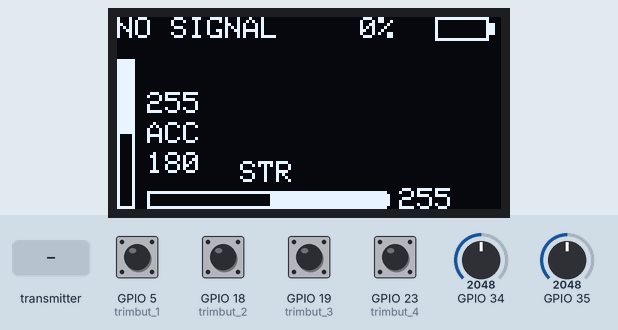
This sketch was run on a simulated ESP32. On the bench: 128×64 one-colour display. Inputs (shaded band) come from the test bench; at power-on: GPIO 5 (trimbut_1), GPIO 18 (trimbut_2), GPIO 19 (trimbut_3), GPIO 23 (trimbut_4) HIGH, GPIO 34 = 2048, GPIO 35 = 2048. The display library's start-up logo is not drawn; EEPROM starts erased.

Above: at 3.2 s.
3.3 s: the transmitter starts sending battery = 25
At 4.6 s:
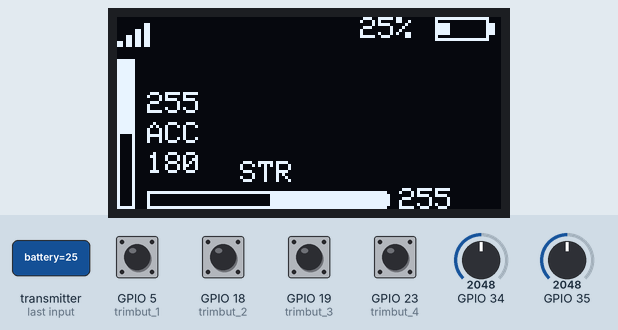
4.9 s: GPIO 5 (trimbut_1) pulled LOW for 1 s
At 6.6 s:
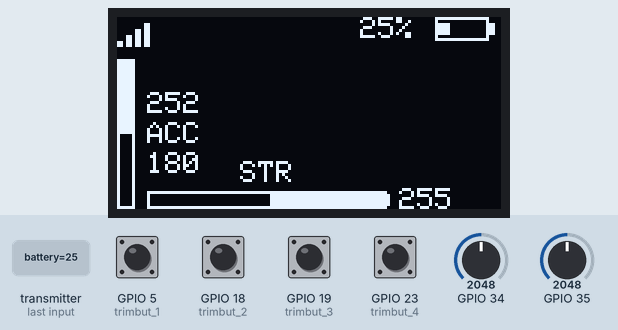
7.4 s: GPIO 23 (trimbut_4) pulled LOW for 1 s
At 9.2 s:
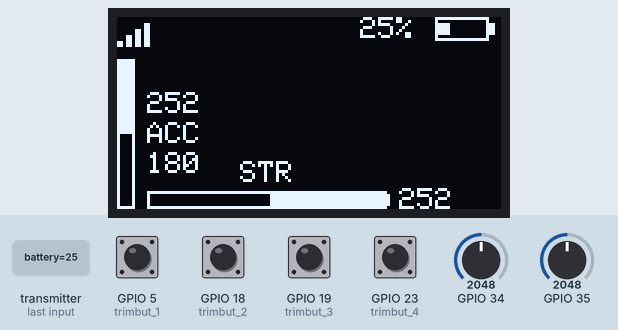
9.9 s: GPIO 5 (trimbut_1) pulled LOW for 0.15 s
At 11.2 s:
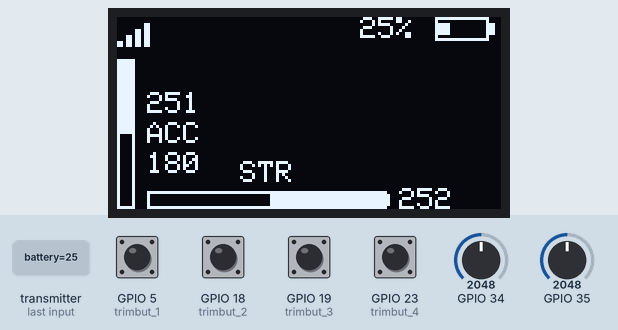
11.5 s: GPIO 23 (trimbut_4) pulled LOW for 0.15 s
At 12.1 s:
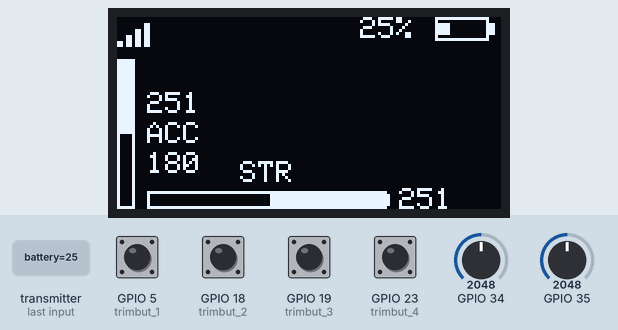
13.2 s: the transmitter starts sending battery = 0
At 14.1 s:
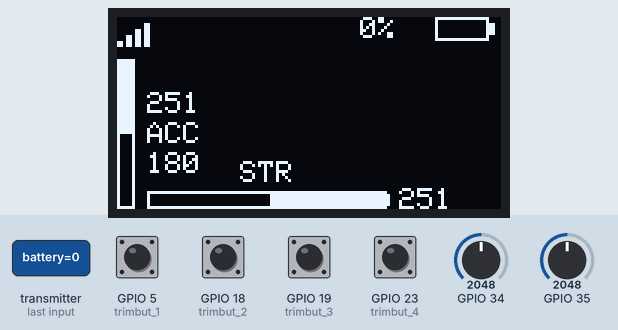
Timing chart, 0 to 16.2 s (numbered marks = the images above; inputs shaded):
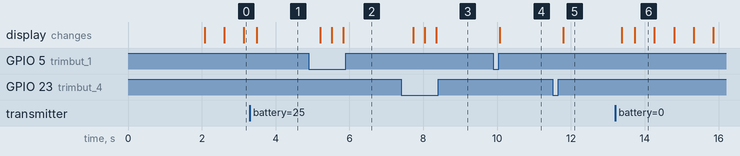

The sketch:

TRANSMITTER-ESP32.ino
```cpp
#include <SPI.h>
#include <Wire.h>
#include <Adafruit_GFX.h>
#include <Adafruit_SH110X.h>
#include <esp_now.h>
#include <WiFi.h>
#include <EEPROM.h>

#define SIGNAL_TIMEOUT 1000

#define i2c_Address 0x3c
#define SCREEN_WIDTH 128  // OLED display width, in pixels
#define SCREEN_HEIGHT 64  // OLED display height, in pixels
#define OLED_RESET -1     //   QT-PY / XIAO

Adafruit_SH1106G display = Adafruit_SH1106G(SCREEN_WIDTH, SCREEN_HEIGHT, &Wire, OLED_RESET);

bool showNoBattery = true;
unsigned long lastBlinkTimeBattery = 0;
const unsigned long blinkIntervalBattery = 500;  // milissegundos

unsigned long lastRecvTime = 0;

// define the number of bytes you want to access
#define EEPROM_SIZE 3
#define trimbut_1 5   // Trim button 1 / Pin 19
#define trimbut_2 18  // Trim button 2 / Pin 18
#define trimbut_3 19  // Trim button 1 / Pin 23
#define trimbut_4 23  // Trim button 2 / Pin 22

int throttleComp = EEPROM.read(0);  // Reading trim values from Eprom
int steeringComp = EEPROM.read(2);  // Reading trim values from Eprom

int throttle_offset = 0;  //throttle offset

uint8_t broadcastAddress[] = { 0xf8, 0xb3, 0xb7, 0x22, 0x1d, 0x94 };  //f8:b3:b7:22:1d:94

float incomingBatt;

String success;

typedef struct transmitter_struct {
  int throttle;
  int steering;
} transmitter_struct;

typedef struct receiver_struct {
  int battery;
} receiver_struct;

transmitter_struct transmissionInfo;
receiver_struct incomingInfo;

float filteredValueThrottle = 0;
float alphaThrottle = 0.1;
float filteredValueSteering = 0;
float alphaSteering = 0.1;

esp_now_peer_info_t peerInfo;

bool shouldTransmit = false;

void ResetData() {
  transmissionInfo.throttle = 90;
  transmissionInfo.steering = 0;
}

void OnDataSent(const uint8_t *mac_addr, esp_now_send_status_t status) {
  if (status == 0) {
    success = "Delivery Success :)";
  } else {
    success = "Delivery Fail :(";
  }
}

void OnDataRecv(const uint8_t *mac, const uint8_t *incomingData, int len) {
  memcpy(&incomingInfo, incomingData, sizeof(incomingInfo));
  lastRecvTime = millis();
  incomingBatt = incomingInfo.battery;
}

void setup() {
  // Initializing Serial Monitor
  Serial.begin(115200);

  display.begin(i2c_Address, true);
  display.display();
  delay(2000);
  display.clearDisplay();

  // initialize EEPROM with predefined size
  EEPROM.begin(EEPROM_SIZE);
  WiFi.mode(WIFI_STA);

  // Init ESP-NOW
  if (esp_now_init() != ESP_OK) {
    displayErrorMessage("Error initializing ESP-NOW");
    return;
  }

  // Once ESPNow is successfully Init, we will register for Send CB to
  // get the status of Trasnmitted packet
  if (shouldTransmit) {
    esp_now_register_send_cb(OnDataSent);
  }

  // Register peer
  memcpy(peerInfo.peer_addr, broadcastAddress, 6);
  peerInfo.channel = 0;
  peerInfo.encrypt = false;

  // Add peer
  if (esp_now_add_peer(&peerInfo) != ESP_OK) {
    displayErrorMessage("Failed to add peer");
    return;
  }
  ResetData();

  pinMode(trimbut_1, INPUT_PULLUP);
  pinMode(trimbut_2, INPUT_PULLUP);
  pinMode(trimbut_3, INPUT_PULLUP);
  pinMode(trimbut_4, INPUT_PULLUP);
  throttleComp = EEPROM.read(0);
  steeringComp = EEPROM.read(2);

  // Register for a callback function that will be called when data is received
  esp_now_register_recv_cb(esp_now_recv_cb_t(OnDataRecv));
}

void loop() {
  getReadings();

  // Send message via ESP-NOW
  esp_err_t result = esp_now_send(broadcastAddress, (uint8_t *)&transmissionInfo, sizeof(transmissionInfo));

  int connectionSignal = 3;
  unsigned long now = millis();

  if (now - lastRecvTime > SIGNAL_TIMEOUT) {
    connectionSignal = 0;
  }

  // simule níveis de 0 a 4
  if (now - lastBlinkTimeBattery > blinkIntervalBattery) {
    showNoBattery = !showNoBattery;
    lastBlinkTimeBattery = now;
  }

  drawWiFiIcon(connectionSignal);
  drawBatteryIcon(incomingInfo.battery, showNoBattery);
  drawThrottleBar(transmissionInfo.throttle, throttleComp);
  drawSteeringBar(transmissionInfo.steering, steeringComp);
  display.display();
  delay(150);
}


void getReadings() {
  if (digitalRead(trimbut_2) == LOW and throttleComp < 20) {
    throttleComp = throttleComp + 1;
    EEPROM.write(0, throttleComp);
    EEPROM.commit();
    delay(130);
  }
  if (digitalRead(trimbut_1) == LOW and throttleComp > -20) {
    throttleComp = throttleComp - 1;
    EEPROM.write(0, throttleComp);
    EEPROM.commit();
    delay(130);
  }

  if (digitalRead(trimbut_3) == LOW and steeringComp < 20) {
    steeringComp = steeringComp + 1;
    EEPROM.write(2, steeringComp);
    EEPROM.commit();
    delay(130);
  }
  if (digitalRead(trimbut_4) == LOW and steeringComp > -20) {
    steeringComp = steeringComp - 1;
    EEPROM.write(2, steeringComp);
    EEPROM.commit();
    delay(130);
  }

  // Control Stick Calibration for channels
  int throttle = analogRead(35);
  int steering = analogRead(34);

  transmissionInfo.throttle = map(analogRead(35), 0, 4095, 0, 180) + throttleComp;
  transmissionInfo.steering = map(analogRead(34), 0, 4095, 0, 180) + steeringComp;
}

void displayErrorMessage(String message) {
  display.setTextSize(1);
  display.setTextColor(SH110X_WHITE);
  display.setCursor(0, 0);
  display.println(message);
  display.display();
  delay(2000);
  display.clearDisplay();
}

void drawWiFiIcon(int level) {
  int x = 0;
  int y = 0;
  int spacing = 3;

  display.clearDisplay();
  if (level == 0) {
    display.setTextSize(1);
    display.setTextColor(SH110X_WHITE);
    display.setCursor(0, 0);
    display.println("NO SIGNAL");
  } else {
    for (int i = 0; i < 4; i++) {
      int barHeight = (i + 1) * 2;  // 2, 4, 6, 8 pixels
      if (i < level) {
        display.fillRect(x + i * spacing, y + (10 - barHeight), 2, barHeight, SH110X_WHITE);
      } else {
        display.drawRect(x + i * spacing, y + (10 - barHeight), 2, barHeight, SH110X_WHITE);
      }
    }
  }
}

void drawBatteryIcon(int level, bool blink) {
  int x = SCREEN_WIDTH - 22;  // posição horizontal (canto superior direito)
  int y = 0;                  // posição vertical
  int width = 18;             // largura do corpo da bateria
  int height = 8;             // altura
  int terminalWidth = 2;      // largura do terminal da bateria

  bool isLow = (level <= 15);
  bool showOutline = !(isLow && blink);  // pisca o contorno quando fraco

  // Desenhar contorno da bateria (só se não estiver piscando)
  if (showOutline) {
    display.drawRect(x, y, width, height, SH110X_WHITE);                 // corpo
    display.fillRect(x + width, y + 2, terminalWidth, 4, SH110X_WHITE);  // terminal
  }

  // Preenchimento do nível da bateria
  int innerWidth = width - 2;  // espaço interno para preenchimento
  int fillWidth = map(level, 0, 100, 0, innerWidth);
  if (fillWidth > 0) {
    display.fillRect(x + 1, y + 2, fillWidth, height - 4, SH110X_WHITE);
  }

  // (Opcional) Mostrar porcentagem numérica ao lado do ícone

  display.setTextSize(1);
  display.setCursor(x - 25, y);
  display.printf("%d%%", level);
}

void drawThrottleBar(int16_t value, int16_t comp) {
  int barHeight = 50;
  int barWidth = 6;
  int halfHeight = barHeight / 2;
  int yCenter = 39;
  int xCenter = 3;
  char *label = "ACC";

  // Limita o valor de 0 a 180
  value = constrain(value, 0, 180);

  // Coordenadas principais
  int xBar = xCenter - (barWidth / 2);
  int yTop = yCenter - halfHeight;
  int yZero = yCenter;

  // Desenha contorno
  display.drawRect(xBar, yTop, barWidth, barHeight, SH110X_WHITE);

  // Calcular preenchimento
  if (value < 90) {
    // Negativo → para baixo
    int fillLength = map(90 - value, 0, 90, 0, halfHeight);
    display.fillRect(xBar + 1, yZero + 1, barWidth - 2, fillLength, SH110X_WHITE);
  } else if (value > 90) {
    // Positivo → para cima
    int fillLength = map(value - 90, 0, 90, 0, halfHeight);
    display.fillRect(xBar + 1, yZero - fillLength, barWidth - 2, fillLength, SH110X_WHITE);
  } else {
    // valor == 90 → barra zerada, opcional: traço no meio
    display.drawLine(xBar, yZero, xBar + barWidth - 1, yZero, SH110X_WHITE);
  }

  // Texto (label) à direita da barra
  int xLabel = xBar + barWidth + 4;
  int yLabel = yCenter - 4;
  display.setTextSize(1);
  display.setTextColor(SH110X_WHITE);
  display.setCursor(xLabel, yLabel);
  display.print(label);

  // Valor numérico abaixo do label
  char buf[8];
  sprintf(buf, "%d", value);
  display.setCursor(xLabel, yLabel + 10);
  display.print(buf);

  // Valor numérico acima do label
  char buf2[8];
  sprintf(buf2, "%d", comp);
  display.setCursor(xLabel, yLabel - 10);
  display.print(buf2);
}

void drawSteeringBar(int16_t value, int16_t comp) {
  int barWidth = 80;
  int barHeight = 6;
  int halfWidth = barWidth / 2;
  int xCenter = 50;
  int yBottom = 64;
  char *label = "STR";

  // Limita valor entre 0 e 180
  value = constrain(value, 0, 180);

  // Coordenadas
  int xStart = xCenter - halfWidth;
  int yBar = yBottom - barHeight;

  // Desenha contorno da barra
  display.drawRect(xStart, yBar, barWidth, barHeight, SH110X_WHITE);

  // Preenchimento
  if (value < 90) {
    int fillLen = map(90 - value, 0, 90, 0, halfWidth);
    display.fillRect(xCenter - fillLen, yBar + 1, fillLen, barHeight - 2, SH110X_WHITE);
  } else if (value > 90) {
    int fillLen = map(value - 90, 0, 90, 0, halfWidth);
    display.fillRect(xCenter + 1, yBar + 1, fillLen, barHeight - 2, SH110X_WHITE);
  } else {
    // Zero visual, opcional linha central
    display.drawLine(xCenter, yBar, xCenter, yBar + barHeight - 1, SH110X_WHITE);
  }

  // Label acima da barra
  int16_t labelX = xCenter - (strlen(label) * 6) / 2;
  display.setTextSize(1);
  display.setTextColor(SH110X_WHITE);
  display.setCursor(labelX, yBar - 10);
  display.print(label);

  // Valor ao lado da barra
  int xText = xStart + barWidth + 4;
  display.setCursor(xText, yBar - 1);
  display.print(comp);
}
```

Measured:
- after the input at 3.3 s, the display: changes after 0.19 s (image 1)
- after the input at 4.9 s, the display: first changes after 0.31 s (image 2 shows a later state)
- after the input at 7.4 s, the display: first changes after 0.33 s (image 3 shows a later state)
- after the input at 9.9 s, the display: changes after 0.17 s (image 4)
- after the input at 11.5 s, the display: changes after 0.29 s (image 5)
- after the input at 13.2 s, the display: first changes after 0.18 s (image 6 shows a later state)
- what the display in image 6 shows lasts 0.6 s, from 13.7 s to 14.3 s
